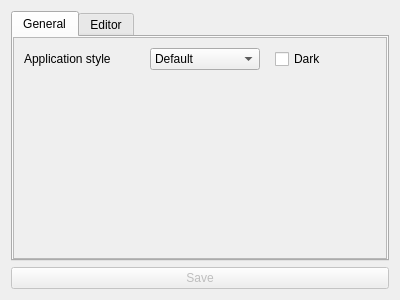
<?xml version="1.0" encoding="UTF-8"?>
<ui version="4.0">
 <class>SettingsForm</class>
 <widget class="QWidget" name="SettingsForm">
  <property name="geometry">
   <rect>
    <x>0</x>
    <y>0</y>
    <width>400</width>
    <height>300</height>
   </rect>
  </property>
  <property name="windowTitle">
   <string>Options</string>
  </property>
  <layout class="QVBoxLayout" name="verticalLayout_4">
   <item>
    <widget class="QTabWidget" name="tabWidget">
     <property name="currentIndex">
      <number>0</number>
     </property>
     <widget class="QWidget" name="general">
      <attribute name="title">
       <string>General</string>
      </attribute>
      <layout class="QVBoxLayout" name="verticalLayout">
       <property name="spacing">
        <number>0</number>
       </property>
       <property name="leftMargin">
        <number>0</number>
       </property>
       <property name="topMargin">
        <number>0</number>
       </property>
       <property name="rightMargin">
        <number>0</number>
       </property>
       <property name="bottomMargin">
        <number>0</number>
       </property>
       <item>
        <widget class="QScrollArea" name="scrollArea">
         <property name="widgetResizable">
          <bool>true</bool>
         </property>
         <widget class="QWidget" name="scrollAreaWidgetContents">
          <property name="geometry">
           <rect>
            <x>0</x>
            <y>0</y>
            <width>376</width>
            <height>48</height>
           </rect>
          </property>
          <property name="sizePolicy">
           <sizepolicy hsizetype="Preferred" vsizetype="Fixed">
            <horstretch>0</horstretch>
            <verstretch>0</verstretch>
           </sizepolicy>
          </property>
          <layout class="QVBoxLayout" name="verticalLayout_2">
           <property name="spacing">
            <number>10</number>
           </property>
           <property name="leftMargin">
            <number>10</number>
           </property>
           <property name="topMargin">
            <number>10</number>
           </property>
           <property name="rightMargin">
            <number>0</number>
           </property>
           <property name="bottomMargin">
            <number>10</number>
           </property>
           <item>
            <layout class="QHBoxLayout" name="horizontalLayout">
             <property name="spacing">
              <number>15</number>
             </property>
             <item>
              <widget class="QLabel" name="appStyleLabel">
               <property name="sizePolicy">
                <sizepolicy hsizetype="Preferred" vsizetype="Fixed">
                 <horstretch>0</horstretch>
                 <verstretch>0</verstretch>
                </sizepolicy>
               </property>
               <property name="text">
                <string>Application style</string>
               </property>
              </widget>
             </item>
             <item>
              <widget class="QComboBox" name="appStyle">
               <item>
                <property name="text">
                 <string>Default</string>
                </property>
               </item>
              </widget>
             </item>
             <item>
              <widget class="QCheckBox" name="darkTheme">
               <property name="text">
                <string>Dark</string>
               </property>
              </widget>
             </item>
            </layout>
           </item>
          </layout>
         </widget>
        </widget>
       </item>
      </layout>
     </widget>
     <widget class="QWidget" name="editor">
      <attribute name="title">
       <string>Editor</string>
      </attribute>
      <layout class="QVBoxLayout" name="verticalLayout_3">
       <property name="spacing">
        <number>0</number>
       </property>
       <property name="leftMargin">
        <number>0</number>
       </property>
       <property name="topMargin">
        <number>0</number>
       </property>
       <property name="rightMargin">
        <number>0</number>
       </property>
       <property name="bottomMargin">
        <number>0</number>
       </property>
       <item>
        <widget class="QScrollArea" name="scrollArea_2">
         <property name="widgetResizable">
          <bool>true</bool>
         </property>
         <widget class="QWidget" name="scrollAreaWidgetContents_2">
          <property name="geometry">
           <rect>
            <x>0</x>
            <y>0</y>
            <width>376</width>
            <height>124</height>
           </rect>
          </property>
          <property name="sizePolicy">
           <sizepolicy hsizetype="Preferred" vsizetype="Fixed">
            <horstretch>0</horstretch>
            <verstretch>0</verstretch>
           </sizepolicy>
          </property>
          <layout class="QVBoxLayout" name="verticalLayout_5">
           <property name="spacing">
            <number>10</number>
           </property>
           <property name="leftMargin">
            <number>10</number>
           </property>
           <property name="topMargin">
            <number>10</number>
           </property>
           <property name="rightMargin">
            <number>10</number>
           </property>
           <property name="bottomMargin">
            <number>10</number>
           </property>
           <item>
            <layout class="QHBoxLayout" name="horizontalLayout_2">
             <property name="spacing">
              <number>15</number>
             </property>
             <item>
              <widget class="QLabel" name="editorFontLabel">
               <property name="text">
                <string>Font</string>
               </property>
              </widget>
             </item>
             <item>
              <widget class="QLabel" name="editorFontDisplayLabel">
               <property name="text">
                <string/>
               </property>
              </widget>
             </item>
             <item>
              <widget class="QToolButton" name="editorFontButton">
               <property name="text">
                <string>...</string>
               </property>
              </widget>
             </item>
             <item>
              <spacer name="horizontalSpacer">
               <property name="orientation">
                <enum>Qt::Orientation::Horizontal</enum>
               </property>
               <property name="sizeHint" stdset="0">
                <size>
                 <width>40</width>
                 <height>20</height>
                </size>
               </property>
              </spacer>
             </item>
            </layout>
           </item>
           <item>
            <layout class="QHBoxLayout" name="horizontalLayout_3">
             <property name="spacing">
              <number>15</number>
             </property>
             <item>
              <widget class="QLabel" name="editorTabWidthLabel">
               <property name="text">
                <string>Tab width</string>
               </property>
              </widget>
             </item>
             <item>
              <widget class="QSpinBox" name="editorTabWidthSpin">
               <property name="maximum">
                <number>16</number>
               </property>
              </widget>
             </item>
             <item>
              <spacer name="horizontalSpacer_2">
               <property name="orientation">
                <enum>Qt::Orientation::Horizontal</enum>
               </property>
               <property name="sizeHint" stdset="0">
                <size>
                 <width>40</width>
                 <height>20</height>
                </size>
               </property>
              </spacer>
             </item>
            </layout>
           </item>
           <item>
            <layout class="QHBoxLayout" name="horizontalLayout_4">
             <property name="spacing">
              <number>15</number>
             </property>
             <item>
              <widget class="QLabel" name="editorThemeLabel">
               <property name="text">
                <string>Theme</string>
               </property>
              </widget>
             </item>
             <item>
              <widget class="QComboBox" name="editorThemeCombo"/>
             </item>
             <item>
              <spacer name="horizontalSpacer_3">
               <property name="orientation">
                <enum>Qt::Orientation::Horizontal</enum>
               </property>
               <property name="sizeHint" stdset="0">
                <size>
                 <width>40</width>
                 <height>20</height>
                </size>
               </property>
              </spacer>
             </item>
            </layout>
           </item>
          </layout>
         </widget>
        </widget>
       </item>
      </layout>
     </widget>
    </widget>
   </item>
   <item>
    <widget class="QPushButton" name="saveButton">
     <property name="enabled">
      <bool>false</bool>
     </property>
     <property name="text">
      <string>Save</string>
     </property>
    </widget>
   </item>
  </layout>
 </widget>
 <resources/>
 <connections/>
</ui>
